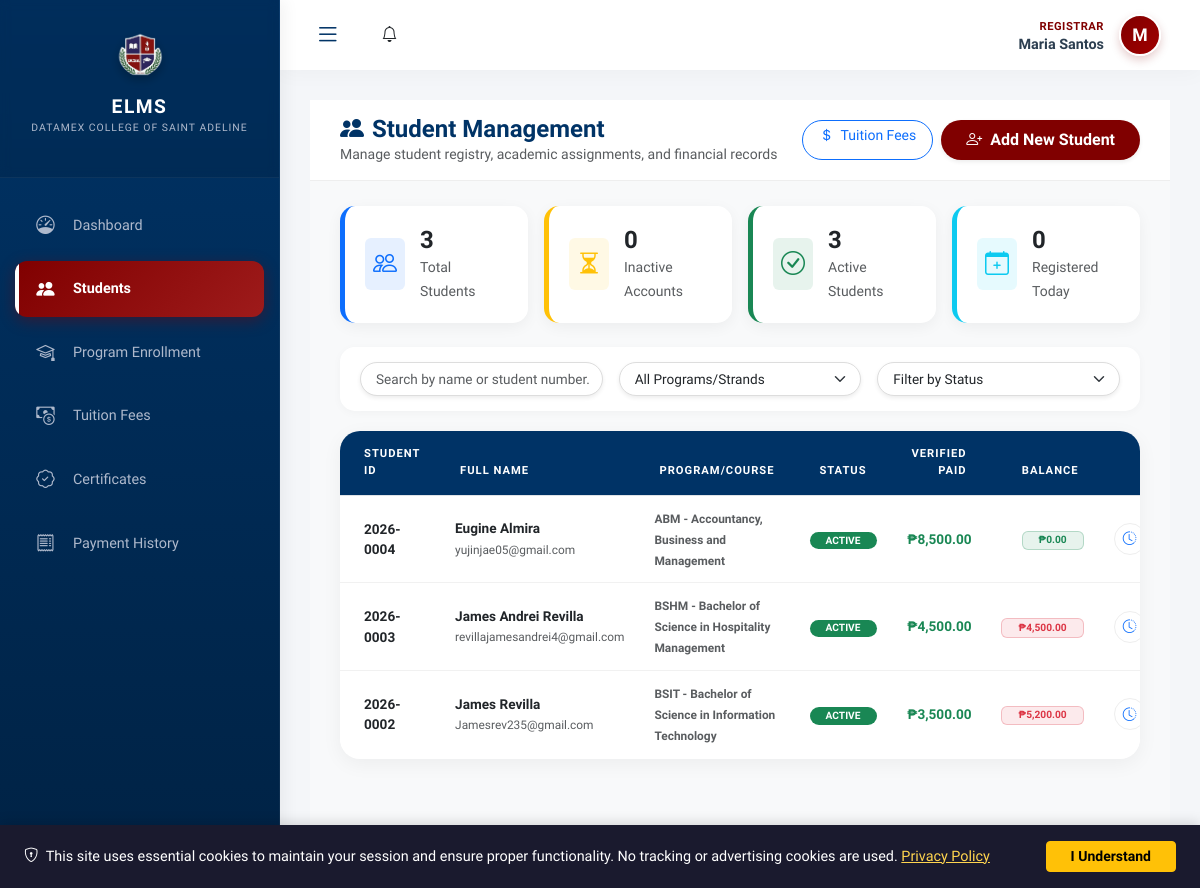
Page /modules/registrar/students.php (signed in) on the earlier database version.
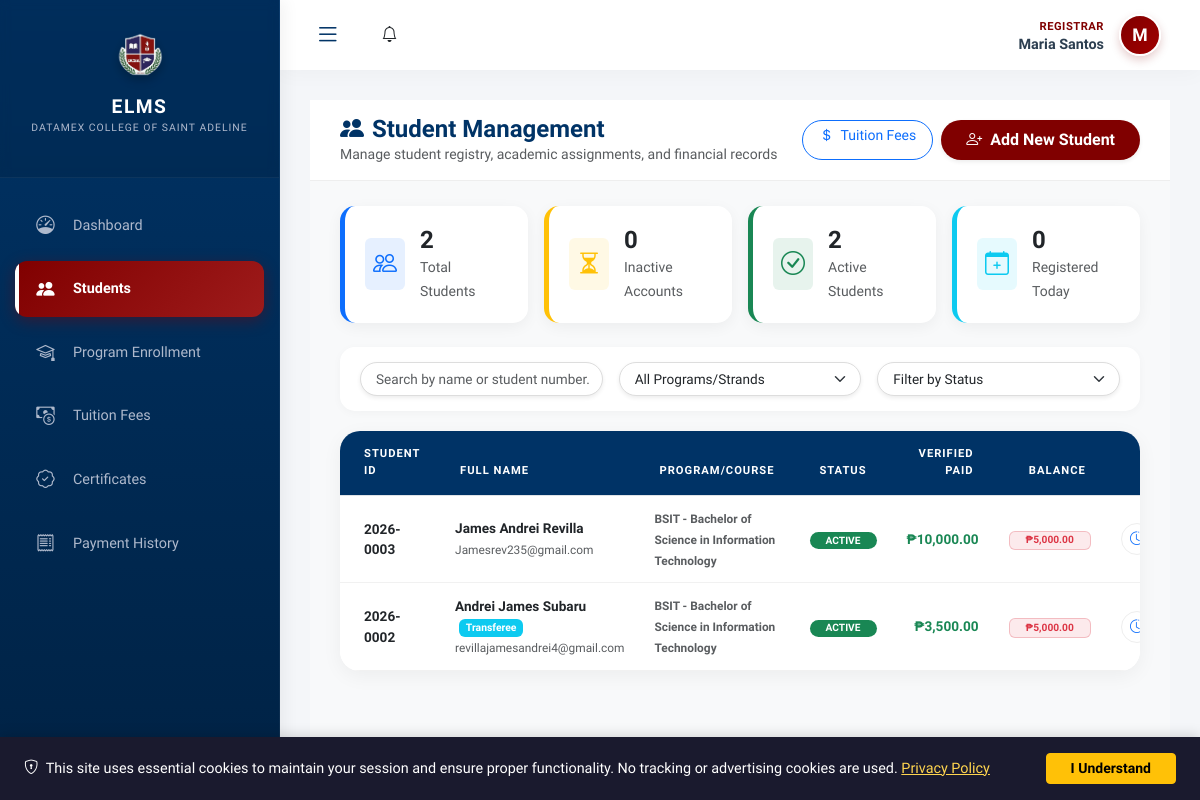
Same page on the later database version.
### tables this page shows
CREATE TABLE `students` (
  `user_id` int(10) UNSIGNED NOT NULL,
  `student_no` varchar(20) NOT NULL,
  `course_id` int(10) UNSIGNED DEFAULT NULL,
  `student_type` enum('regular','irregular','transferee') NOT NULL DEFAULT 'regular',
  `previous_school` varchar(255) DEFAULT NULL
);

CREATE TABLE `users` (
  `id` int(10) UNSIGNED NOT NULL,
  `email` varchar(100) NOT NULL,
  `password` varchar(255) NOT NULL,
  `status` enum('active','inactive') DEFAULT 'active',
  `last_login` datetime DEFAULT NULL,
  `created_at` timestamp NOT NULL DEFAULT current_timestamp(),
  `lock_count` int(11) NOT NULL DEFAULT 0,
  `last_locked_at` datetime DEFAULT NULL
);

### modules/registrar/students.php (the view, shortened to what the changed rows need)
<?php
require_once '../../config/init.php';
$stats = [
    'total_students' => 0,
    'pending_accounts' => 0,
    'active_students' => 0,
    'new_today' => 0
];
$result = $conn->query("SELECT COUNT(*) as count FROM students");
if ($row = $result->fetch_assoc()) {
    $stats['total_students'] = $row['count'] ?? 0;
}
$result = $conn->query("SELECT COUNT(*) as count FROM users u INNER JOIN students s ON u.id = s.user_id WHERE u.status = 'inactive'");
if ($row = $result->fetch_assoc()) {
    $stats['pending_accounts'] = $row['count'] ?? 0;
}
$result = $conn->query("SELECT COUNT(*) as count FROM users u INNER JOIN students s ON u.id = s.user_id WHERE u.status = 'active'");
if ($row = $result->fetch_assoc()) {
    $stats['active_students'] = $row['count'] ?? 0;
}
$today = date('Y-m-d');
$result = $conn->query("SELECT COUNT(*) as count FROM users u INNER JOIN students s ON u.id = s.user_id WHERE DATE(u.created_at) = '$today'");
if ($row = $result->fetch_assoc()) {
    $stats['new_today'] = $row['count'] ?? 0;
}
$registrar_id = $_SESSION['user_id'];
$registrar_profile = $conn->query("SELECT branch_id FROM user_profiles WHERE user_id = $registrar_id")->fetch_assoc();
$branch_id = $registrar_profile['branch_id'] ?? 0;
$branch_condition = $branch_id > 0 ? "up.branch_id = $branch_id" : "1=1";
$students_query = "
    SELECT
        s.user_id, s.student_no, s.course_id,
        COALESCE(s.student_type, 'regular') as student_type,
        CONCAT(up.first_name, ' ', up.last_name) as full_name,
        u.email, u.status,
        COALESCE(p.program_code, ss.strand_code) as course_code,
        COALESCE(p.program_name, ss.strand_name) as course_title,
        COALESCE((SELECT SUM(amount) FROM payments WHERE student_id = s.user_id AND status = 'verified'), 0) as total_paid,
        COALESCE((SELECT SUM(amount) FROM student_fees WHERE student_id = s.user_id), 0) as total_fees,
        COALESCE((SELECT SUM(amount) FROM student_fees WHERE student_id = s.user_id), 0) -
        COALESCE((SELECT SUM(amount) FROM payments WHERE student_id = s.user_id AND status = 'verified'), 0) as balance
    FROM students s
    INNER JOIN users u ON s.user_id = u.id
    INNER JOIN user_profiles up ON s.user_id = up.user_id
    LEFT JOIN programs p ON s.course_id = p.id
    LEFT JOIN shs_strands ss ON s.course_id = ss.id AND p.id IS NULL
    WHERE $branch_condition
    ORDER BY s.student_no DESC
";
$students_result = $conn->query($students_query);
include '../../includes/header.php';
?>
<link rel="stylesheet" href="css/students.css">
<div class="body-scroll-part">
    <div class="row g-3 mb-4 animate__animated animate__fadeIn">
        <div class="col-md-3">
            <div class="stat-card-modern border-start border-primary border-5">
                <div><h4 class="mb-0 fw-bold"><?php echo number_format($stats['total_students']); ?></h4><small class="text-muted">Total Students</small></div>
            </div>
        </div>
        <div class="col-md-3">
            <div class="stat-card-modern border-start border-success border-5">
                <div><h4 class="mb-0 fw-bold"><?php echo number_format($stats['active_students']); ?></h4><small class="text-muted">Active Students</small></div>
            </div>
        </div>
    </div>
    <div class="main-card-modern animate__animated animate__fadeInUp">
        <div class="table-responsive">
            <table class="table table-hover table-modern align-middle mb-0" id="studentsTable">
                <thead>
                    <tr>
                        <th class="ps-4">Student ID</th>
                        <th>Full Name</th>
                        <th>Program/Course</th>
                        <th class="text-center">Status</th>
                        <th class="text-end">Verified Paid</th>
                        <th class="text-end">Balance</th>
                        <th class="text-center pe-4">Manage</th>
                    </tr>
                </thead>
                <tbody>
                    <?php while ($student = $students_result->fetch_assoc()):
                        $balance = (float)$student['balance'];
                        $b_clr = $balance > 0 ? 'danger' : ($balance < 0 ? 'warning' : 'success');
                    ?>
                    <tr data-name="<?php echo htmlspecialchars(strtolower($student['full_name'])); ?>"
                        data-student-no="<?php echo htmlspecialchars(strtolower($student['student_no'])); ?>"
                        data-program="<?php echo htmlspecialchars($student['course_id'] ? 'program-'.$student['course_id'] : 'strand-'.$student['course_id']); ?>"
                        data-status="<?php echo htmlspecialchars($student['status']); ?>">
                        <td class="ps-4 fw-bold text-maroon small"><?php echo htmlspecialchars($student['student_no']); ?></td>
                        <td>
                            <div class="fw-bold text-dark">
                                <?php echo htmlspecialchars($student['full_name']); ?>
                                <?php if (($student['student_type'] ?? 'regular') !== 'regular'): ?>
                                    <span class="badge bg-<?php echo $student['student_type'] === 'transferee' ? 'info' : 'warning'; ?> ms-1" style="font-size:0.65rem;">
                                        <?php echo ucfirst($student['student_type']); ?>
                                    </span>
                                <?php endif; ?>
                            </div>
                            <small class="text-muted small"><?php echo htmlspecialchars($student['email']); ?></small>
                        </td>
                        <td><small class="text-muted fw-bold"><?php echo htmlspecialchars($student['course_code'] ? ($student['course_code'].' - '.$student['course_title']) : 'Unassigned'); ?></small></td>
                        <td class="text-center">
                            <span class="badge rounded-pill bg-<?php echo $student['status'] === 'active' ? 'success' : 'secondary'; ?> px-3">
                                <?php echo strtoupper($student['status']); ?>
                            </span>
                        </td>
                        <td class="text-end text-success fw-bold">₱<?php echo number_format($student['total_paid'], 2); ?></td>
                        <td class="text-end">
                            <span class="badge bg-<?php echo $b_clr; ?> bg-opacity-10 text-<?php echo $b_clr; ?> border border-<?php echo $b_clr; ?> border-opacity-25 px-3">
                                ₱<?php echo number_format(abs($balance), 2); ?><?php echo $balance < 0 ? ' (Credit)' : ''; ?>
                            </span>
                        </td>
                        <td class="text-center pe-4">
                            <div class="d-flex justify-content-center gap-1">
                                <button class="action-btn-circle text-primary" onclick="viewPaymentHistory(<?php echo $student['user_id']; ?>, '<?php echo $student['student_no']; ?>', '<?php echo addslashes($student['full_name']); ?>')" title="History"><i class="bi bi-clock-history"></i></button>
                            </div>
                        </td>
                    </tr>
                    <?php endwhile; ?>
                </tbody>
            </table>
        </div>
    </div>
</div>
<?php include '../../includes/footer.php'; ?>
</body>
</html>

Differences in the rows shown:
removed students: student_no "2026-0004", full_name "Eugine Almira", user_id.email "yujinjae05@gmail.com", course_title "ABM - Accountancy, Business and Management", user_id.status "ACTIVE", total_paid "8,500.00", balance "0.00"
removed students: student_no "2026-0003", full_name "James Andrei Revilla", user_id.email "revillajamesandrei4@gmail.com", course_title "BSHM - Bachelor of Science in Hospitality Management", user_id.status "ACTIVE", total_paid "4,500.00", balance "4,500.00"
removed students: student_no "2026-0002", full_name "James Revilla", user_id.email "Jamesrev235@gmail.com", course_title "BSIT - Bachelor of Science in Information Technology", user_id.status "ACTIVE", total_paid "3,500.00", balance "5,200.00"
added students: student_no "2026-0003", full_name "James Andrei Revilla", user_id.email "Jamesrev235@gmail.com", course_title "BSIT - Bachelor of Science in Information Technology", user_id.status "ACTIVE", total_paid "10,000.00", balance "5,000.00"
added students: student_no "2026-0002", full_name "Andrei James Subaru", student_type "Transferee", user_id.email "revillajamesandrei4@gmail.com", course_title "BSIT - Bachelor of Science in Information Technology", user_id.status "ACTIVE", total_paid "3,500.00", balance "5,000.00"
Other differences:
$stats['total_students']: "3" → "2"
$stats['active_students']: "3" → "2"
